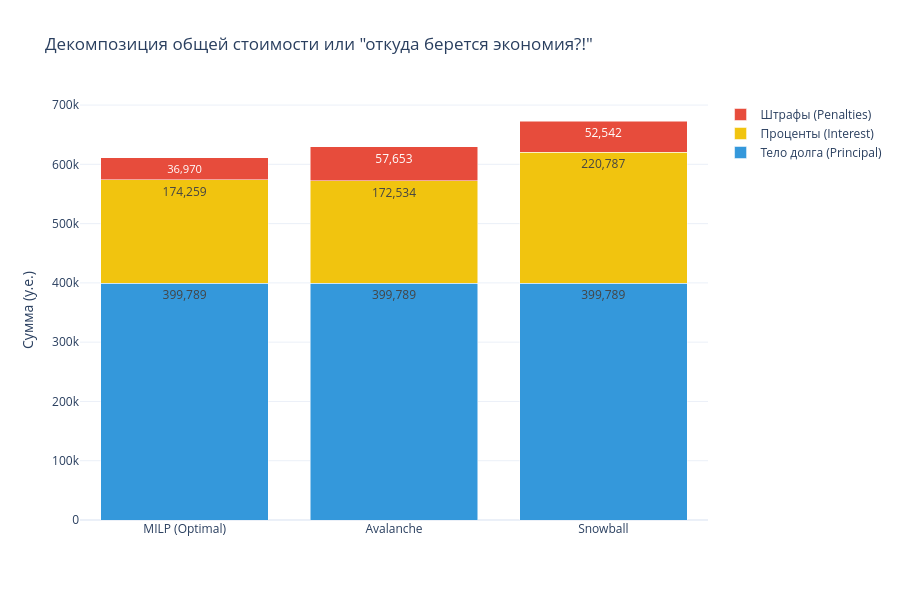

Notebook cell for this chart:
### Markdown cell above
## 6. Декомпозиция стоимости или "откуда берется экономия?!"
Чтобы понять, за счет чего MILP достигает меньших выплат, мы можем разложить общую сумму платежей на 3 компонента:
1. **Тело долга (Principal):** Изначальная сумма кредита (она всегда одинакова, если долг погашен полностью).
2. **Обычные проценты (Interest):** Проценты, начисленные по базовой ставке.
3. **Штрафы (Penalties):** Штрафы за просрочку минимального платежа или за досрочное погашение (если применимо).

Часто MILP может заплатить *больше* обычных процентов, но при этом избежать огромных штрафов, в которые попадают жадные алгоритмы!

### Code cell
def decompose_payments(instance, sol):
    principal_paid = 0.0
    interest_paid = 0.0
    penalties_paid = 0.0
    
    for j in range(instance.n):
        r_j = int(instance.release_time[j])
        p_j = float(instance.principals[j])
        final_b = float(sol.balances[j, -1])
        
        ord_int_j = 0.0
        for t in range(r_j + 1, instance.T):
            prev_b = p_j if t - 1 == r_j else float(max(0.0, sol.balances[j, t-1]))
            ord_int_j += prev_b * float(instance.interest_rates[j, t])
            
        total_x = float(np.sum(sol.payments[j, :]))
        pen_j = total_x - (p_j - final_b) - ord_int_j
        
        principal_paid += (p_j - final_b)
        interest_paid += ord_int_j
        penalties_paid += max(0.0, pen_j)
        
    return principal_paid, interest_paid, penalties_paid

if milp_solution.status == "OPTIMAL":
    labels = ['MILP (Optimal)', 'Avalanche', 'Snowball']
    
    milp_p, milp_i, milp_pen = decompose_payments(instance, milp_solution)
    ava_p, ava_i, ava_pen = decompose_payments(instance, avalanche_solution)
    snow_p, snow_i, snow_pen = decompose_payments(instance, snowball_solution)
    
    fig = go.Figure()
    
    fig.add_trace(go.Bar(
        x=labels, y=[milp_p, ava_p, snow_p], name='Тело долга (Principal)',
        marker_color='#3498db', texttemplate='%{y:,.0f}', textposition='inside'
    ))
    fig.add_trace(go.Bar(
        x=labels, y=[milp_i, ava_i, snow_i], name='Проценты (Interest)',
        marker_color='#f1c40f', texttemplate='%{y:,.0f}', textposition='inside'
    ))
    fig.add_trace(go.Bar(
        x=labels, y=[milp_pen, ava_pen, snow_pen], name='Штрафы (Penalties)',
        marker_color='#e74c3c', texttemplate='%{y:,.0f}', textposition='inside'
    ))
    
    fig.update_layout(
        title='Декомпозиция общей стоимости или "откуда берется экономия?!"',
        yaxis_title='Сумма (у.е.)',
        barmode='stack',
        template='plotly_white',
        height=600
    )
    
    fig.show()

### Figure 1 — Plotly figure (JSON) as saved in the notebook; plotly's stock layout.template omitted (floating-point values rounded to 4 significant figures)
{"data": [{"marker": {"color": "#3498db"}, "name": "Тело долга (Principal)", "textposition": "inside", "texttemplate": "%{y:,.0f}", "type": "bar", "x": ["MILP (Optimal)", "Avalanche", "Snowball"], "y": [399800.0, 399800.0, 399800.0]}, {"marker": {"color": "#f1c40f"}, "name": "Проценты (Interest)", "textposition": "inside", "texttemplate": "%{y:,.0f}", "type": "bar", "x": ["MILP (Optimal)", "Avalanche", "Snowball"], "y": [174300.0, 172500.0, 220800.0]}, {"marker": {"color": "#e74c3c"}, "name": "Штрафы (Penalties)", "textposition": "inside", "texttemplate": "%{y:,.0f}", "type": "bar", "x": ["MILP (Optimal)", "Avalanche", "Snowball"], "y": [36970.0, 57650.0, 52540.0]}], "layout": {"barmode": "stack", "height": 600, "title": {"text": "Декомпозиция общей стоимости или \"откуда берется экономия?!\""}, "yaxis": {"title": {"text": "Сумма (у.е.)"}}}}
